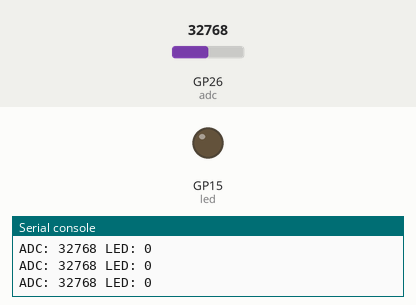
Bench run of a program on a simulated Raspberry Pi Pico running MicroPython. Parts: output pins drawn as LEDs (lit = HIGH), the last lines printed to the serial console. The inputs (shaded band) are chosen by the test bench; at power-on: GP26 (adc) = 32768 (analog values on the 0–65535 scale).

Above: at 1.2 s.
1.3 s: GP26 (adc) set to 33840
At 1.6 s:
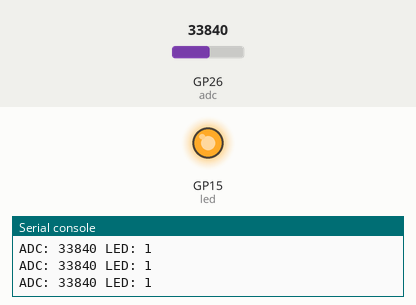
2.8 s: GP26 (adc) set to 32767
At 4.0 s:
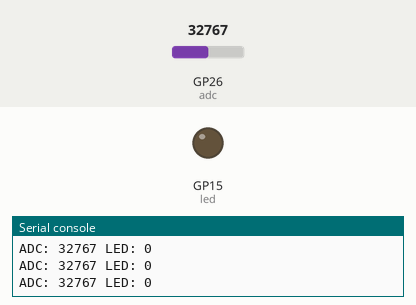
4.3 s: GP26 (adc) set to 45874
At 5.4 s:
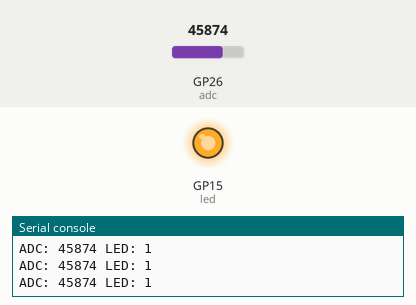
Timing chart, 0 to 7.3 s (numbered marks = the images above; inputs shaded):
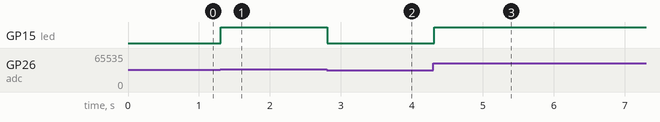

The program:

main.py
```python
from machine import ADC, Pin
import time

adc = ADC(Pin(26))
led = Pin(15, Pin.OUT)
threshold = 32768

while True:
    value = adc.read_u16()
    led.value(value > threshold)
    print("ADC:", value, "LED:", led.value())
    time.sleep(0.1)
```

Measured:
- the behaviour switches between 32768 and 32784 on GP26 (adc) (found by bisection; images 0 and 1)
- after the input at 1.3 s, GP15 (led): LOW → HIGH at once
- after the input at 2.8 s, GP15 (led): HIGH → LOW at once
- after the input at 4.3 s, GP15 (led): LOW → HIGH at once
